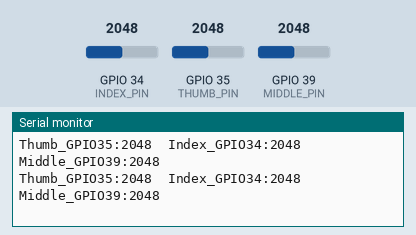
Recording of a sketch running on a simulated ESP32. Parts: the last lines printed to the serial monitor. Inputs (shaded band) come from the test bench; at power-on: GPIO 34 (INDEX_PIN) = 2048, GPIO 35 (THUMB_PIN) = 2048, GPIO 39 (MIDDLE_PIN) = 2048 (analog values on the 0–4095 scale).

Above: at 2.2 s.
2.3 s: GPIO 34 (INDEX_PIN) set to 2866
At 2.36 s:
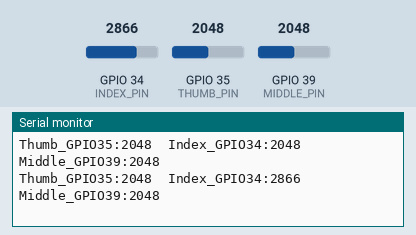
3.8 s: GPIO 35 (THUMB_PIN) set to 2866
At 3.81 s:
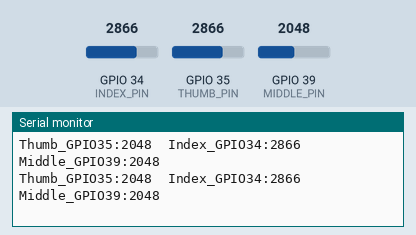
5.3 s: GPIO 39 (MIDDLE_PIN) set to 2866
At 5.37 s:
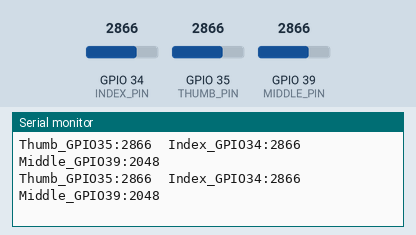
6.8 s: GPIO 34 (INDEX_PIN) set to 3603
At 6.83 s:
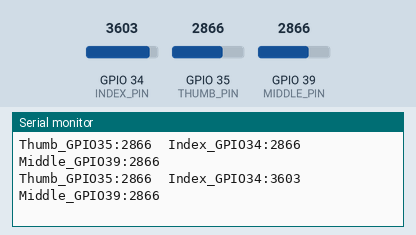
8.3 s: GPIO 35 (THUMB_PIN) set to 3603
At 8.39 s:
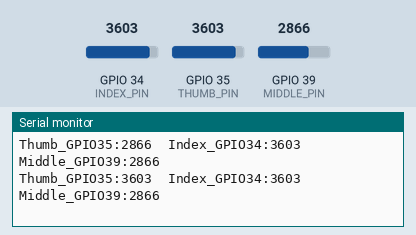
9.8 s: GPIO 39 (MIDDLE_PIN) set to 3603
At 9.84 s:
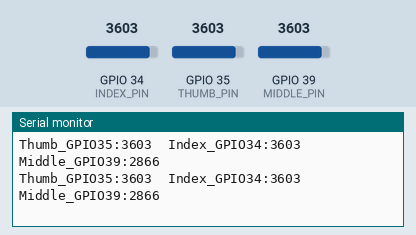
Timing chart, 0 to 12.3 s (numbered marks = the images above; inputs shaded):
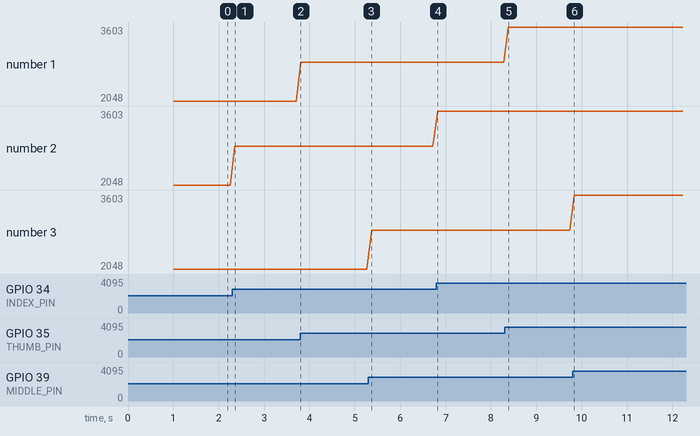

The sketch:

Flex_GPIO_Test.ino
```cpp
// Glove flex-sensor GPIO test for DFR0478 FireBeetle ESP32.
// Open Serial Monitor or Serial Plotter at 115200 baud.
// Keep the existing 3.3 V / flex-sensor / 47 kOhm divider wiring.
// Reports averaged 12-bit ADC readings only; no bend thresholds.

#include <Arduino.h>

const int THUMB_PIN = 35;   // A3
const int INDEX_PIN = 34;   // A2
const int MIDDLE_PIN = 39;  // A1

int readFlex(int pin) {
  // Discard one reading after switching channels, then allow settling.
  analogRead(pin);
  delayMicroseconds(200);

  uint32_t total = 0;
  for (int i = 0; i < 8; ++i) {
    total += analogRead(pin);
  }
  return total / 8;
}

void setup() {
  Serial.begin(115200);
  delay(1000);

  pinMode(THUMB_PIN, INPUT);
  pinMode(INDEX_PIN, INPUT);
  pinMode(MIDDLE_PIN, INPUT);

  analogReadResolution(12);  // Raw range: 0 to 4095.
  analogSetPinAttenuation(THUMB_PIN, ADC_11db);
  analogSetPinAttenuation(INDEX_PIN, ADC_11db);
  analogSetPinAttenuation(MIDDLE_PIN, ADC_11db);
}

void loop() {
  int thumb = readFlex(THUMB_PIN);
  int index = readFlex(INDEX_PIN);
  int middle = readFlex(MIDDLE_PIN);

  // Labelled values work in both Serial Monitor and Serial Plotter.
  Serial.print("Thumb_GPIO35:");
  Serial.print(thumb);
  Serial.print("\tIndex_GPIO34:");
  Serial.print(index);
  Serial.print("\tMiddle_GPIO39:");
  Serial.println(middle);

  delay(100);  // Approximately 10 updates per second.
}
```

Measured:
- after the input at 2.3 s, the serial monitor: prints a new line after 0.06 s (image 1)
- after the input at 6.8 s, the serial monitor: prints a new line at once (image 4)
- after the input at 8.3 s, the serial monitor: prints a new line after 0.09 s (image 5)
- plotted number 2: 2048 → 2866 after the input at 2.3 s, 2866 → 3603 after the input at 6.8 s
